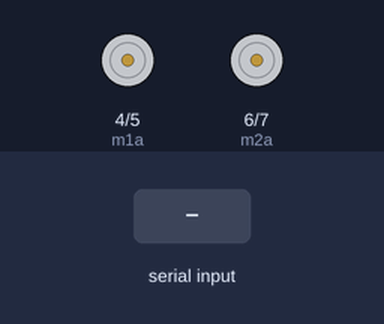
The sketch below on a simulated Arduino Uno, built with avr-gcc and run on an emulated ATmega328P. On the bench: motor-driver pin pairs drawn as motors (green arrow = first pin HIGH = forward, orange = second pin HIGH = backward, longer = more drive, scaled by the enable pin). Inputs (shaded band) come from the test bench. What the sketch prints to the serial monitor is not drawn.

Above: at 1.2 s.
1.3 s: "F" received over the second serial link
At 1.8 s:
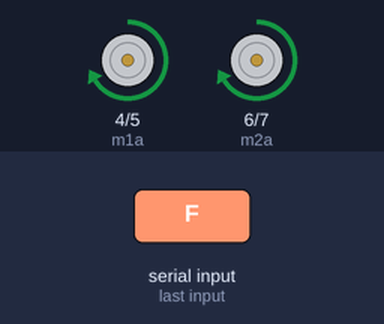
2.8 s: "B" received over the second serial link
At 4.0 s:
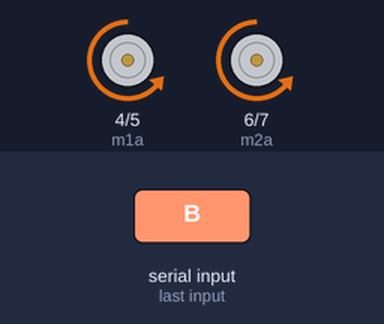
4.3 s: "L" received over the second serial link
At 5.3 s:
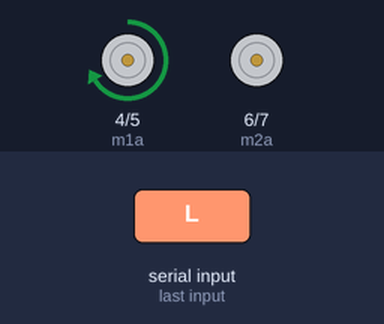
5.8 s: "R" received over the second serial link
At 6.5 s:
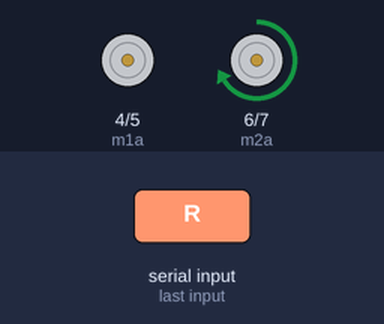
Timing chart, 0 to 8.3 s (numbered marks = the images above; inputs shaded):
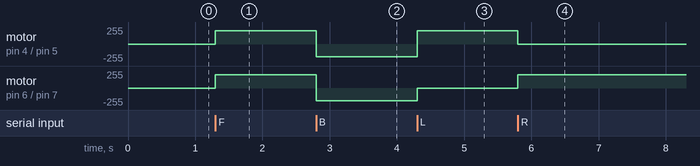

Measured:
- after the input at 1.3 s, motor on pin 4 (m1a) / pin 5 (m1b), motor on pin 6 (m2a) / pin 7 (m2b): stopped → forward 200/255 at once
- after the input at 2.8 s, motor on pin 4 (m1a) / pin 5 (m1b), motor on pin 6 (m2a) / pin 7 (m2b): forward 200/255 → backward 190/255 at once
- after the input at 4.3 s, motor on pin 4 (m1a) / pin 5 (m1b): backward 190/255 → forward 200/255 at once; motor on pin 6 (m2a) / pin 7 (m2b): backward 190/255 → stopped at once
- after the input at 5.8 s, motor on pin 4 (m1a) / pin 5 (m1b): forward 200/255 → stopped at once; motor on pin 6 (m2a) / pin 7 (m2b): stopped → forward 200/255 at once

The sketch:

BLUETOOTH_CAR.ino
```cpp
#include<SoftwareSerial.h>
SoftwareSerial BTSerial(2,3);
int m1a = 4;
int m1b = 5;
int m2a = 6;
int m2b = 7;
int en1 = 9;
int en2 = 10;
char Switchstate;

void setup() {
  // put your setup code here, to run once:
Serial.begin(9600);
BTSerial.begin(9600);
pinMode(m1a, OUTPUT);
pinMode(m1b, OUTPUT);
pinMode(m2a, OUTPUT);
pinMode(m2b, OUTPUT);
pinMode(en1, OUTPUT);
pinMode(en2, OUTPUT);
}

void loop() {
  // put your main code here, to run repeatedly:
if(Serial.available()>0)

{

  Switchstate=Serial.read();
  BTSerial.write(Switchstate);


  }

if(BTSerial.available()>0)

{

  Switchstate=BTSerial.read();
  Serial.write(Switchstate);


//FORWARD
if (Switchstate == 'F')
{
  analogWrite(9, 200);
  analogWrite(10, 200);
  digitalWrite(m1a,HIGH);
  digitalWrite(m1b,LOW);
  digitalWrite(m2a,HIGH);
  digitalWrite(m2b,LOW);
  delay(200);
}
 //BACKWARD
 if(Switchstate == 'B')
{
  analogWrite(9, 190);
  analogWrite(10, 190);
  digitalWrite(m1a,LOW);
  digitalWrite(m1b,HIGH);
  digitalWrite(m2a,LOW);
  digitalWrite(m2b,HIGH);

}
 //LEFT
 if(Switchstate == 'L')
{
  analogWrite(9, 200);
  analogWrite(10, 0);
  digitalWrite(m1a,HIGH);
  digitalWrite(m1b,LOW);
  digitalWrite(m2a,LOW);
  digitalWrite(m2b,LOW);

}
  //RIGHT
  if(Switchstate == 'R')
{
  analogWrite(9, 0);
  analogWrite(10, 200);
  digitalWrite(m1a,LOW);
  digitalWrite(m1b,LOW);
  digitalWrite(m2a,HIGH);
  digitalWrite(m2b,LOW);

}
  //STOP
  if(Switchstate == 0)
{
  analogWrite(6, 0);
  analogWrite(11, 0);
  digitalWrite(m1a,LOW);
  digitalWrite(m1b,LOW);
  digitalWrite(m2a,LOW);
  digitalWrite(m2b,LOW);

}
  }
}
```
